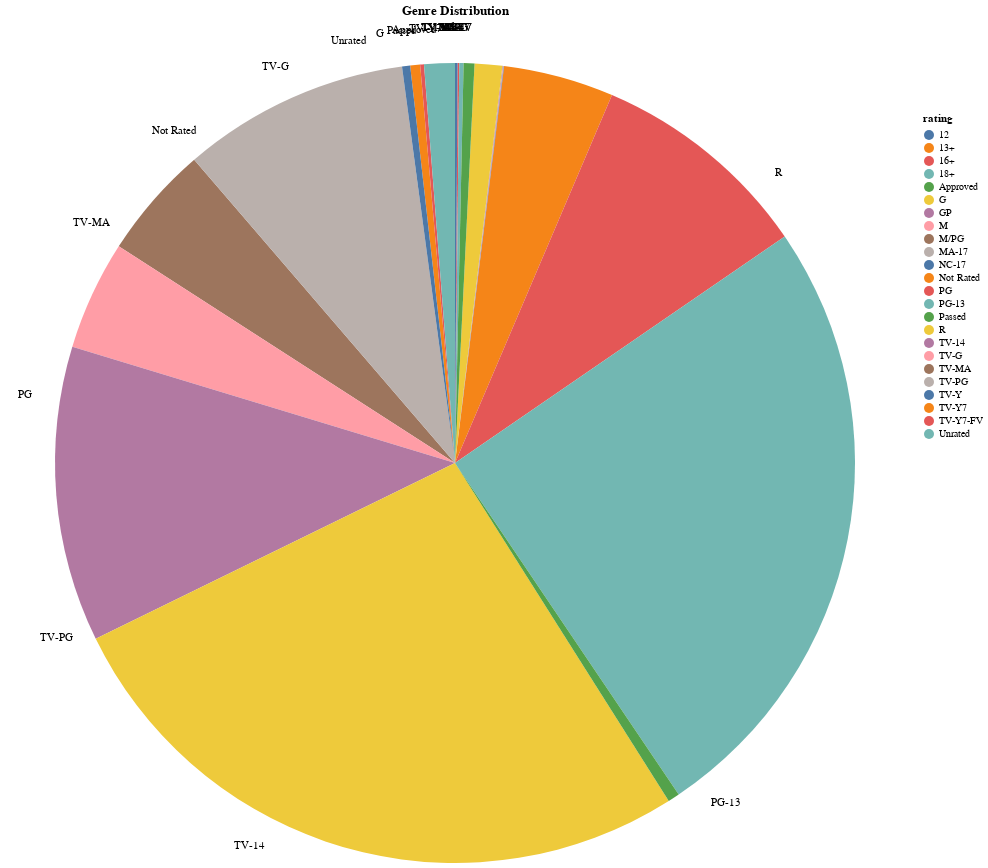

The notebook cell this image was saved under:
### Code cell
ratings = df_joined.select(
    pl.col('rating')
).group_by(
    'rating'
).len().filter(
    pl.col('rating').is_not_null()
)

base = alt.Chart(ratings).mark_arc(outerRadius=400).encode(
    theta=alt.Theta(field='len', type="quantitative", stack=True),
    color=alt.Color(field='rating', type="nominal"),
    tooltip=['rating', alt.Tooltip('len', title='Count')]
)

text = alt.Chart(ratings).mark_text(radius=435).encode(
    text=alt.Text(field='rating', type='nominal'),
    theta=alt.Theta(field='len', type='quantitative', stack=True),
    order=alt.Order(field='len', sort='descending'),
    color=alt.value("black")
)

pie_with_labels = base + text

pie_with_labels = pie_with_labels.properties(
    width=900,
    height=700,
    title="Genre Distribution"
).configure_view(
    strokeWidth=0
)

pie_with_labels

### Figure 1 — Vega-Lite specification as saved in the notebook (floating-point values rounded to 4 significant figures)
{"config": {"view": {"continuousWidth": 300, "continuousHeight": 300, "strokeWidth": 0}}, "layer": [{"mark": {"type": "arc", "outerRadius": 400}, "encoding": {"color": {"field": "rating", "type": "nominal"}, "theta": {"field": "len", "stack": true, "type": "quantitative"}, "tooltip": [{"field": "rating", "type": "nominal"}, {"field": "len", "title": "Count", "type": "quantitative"}]}}, {"mark": {"type": "text", "radius": 435}, "encoding": {"color": {"value": "black"}, "order": {"field": "len", "sort": "descending"}, "text": {"field": "rating", "type": "nominal"}, "theta": {"field": "len", "stack": true, "type": "quantitative"}}}], "data": {"name": "data-28a5b377ac41139e21798fab01dbeb4b"}, "height": 700, "title": "Genre Distribution", "width": 900, "$schema": "https://vega.github.io/schema/vega-lite/v5.20.1.json", "datasets": {"data-28a5b377ac41139e21798fab01dbeb4b": [{"rating": "13+", "len": 73}, {"rating": "Not Rated", "len": 104402}, {"rating": "M/PG", "len": 85}, {"rating": "TV-Y7", "len": 9338}, {"rating": "TV-MA", "len": 107365}, {"rating": "TV-Y7-FV", "len": 3615}, {"rating": "TV-G", "len": 103316}, {"rating": "16+", "len": 1499}, {"rating": "TV-PG", "len": 215136}, {"rating": "PG", "len": 210791}, {"rating": "TV-14", "len": 279611}, {"rating": "GP", "len": 630}, {"rating": "18+", "len": 4047}, {"rating": "G", "len": 26100}, {"rating": "MA-17", "len": 136}, {"rating": "M", "len": 340}, {"rating": "NC-17", "len": 387}, {"rating": "Unrated", "len": 28931}, {"rating": "R", "len": 625805}, {"rating": "TV-Y", "len": 7660}, {"rating": "PG-13", "len": 588445}, {"rating": "Passed", "len": 11035}, {"rating": "12", "len": 2406}, {"rating": "Approved", "len": 10193}]}}
